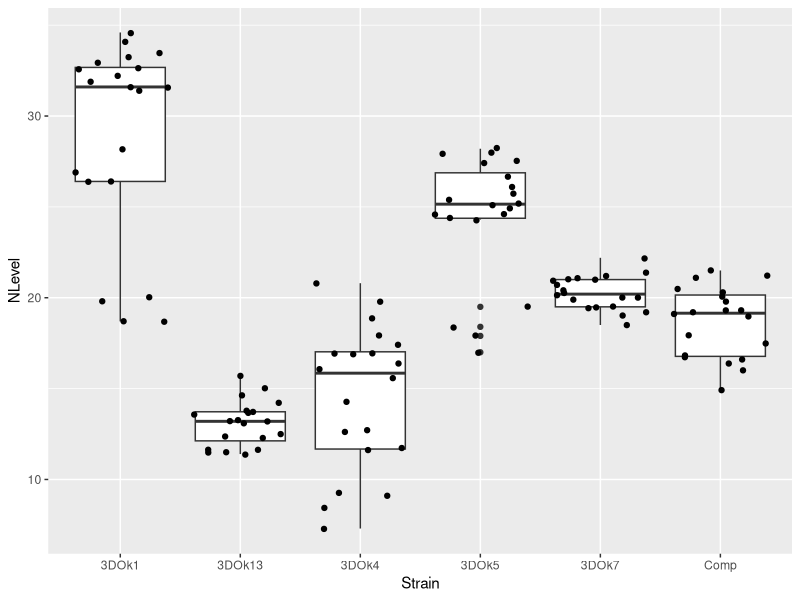
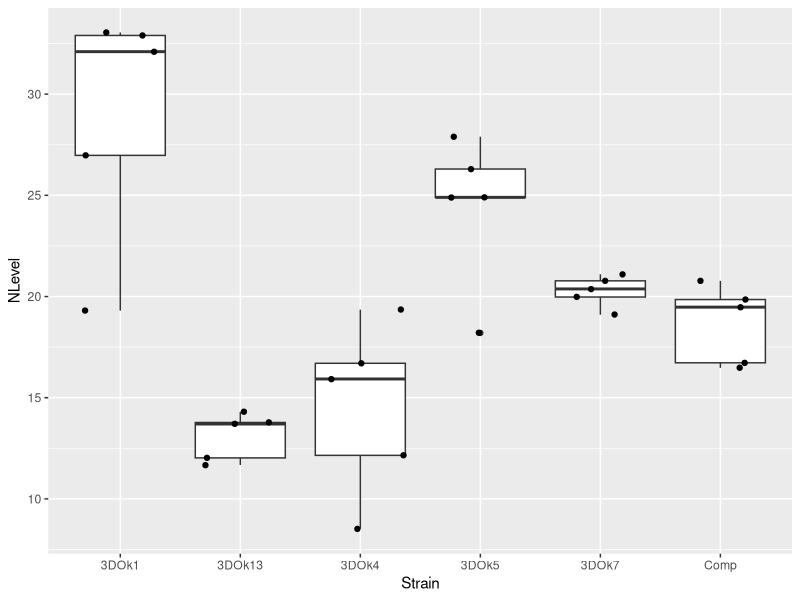
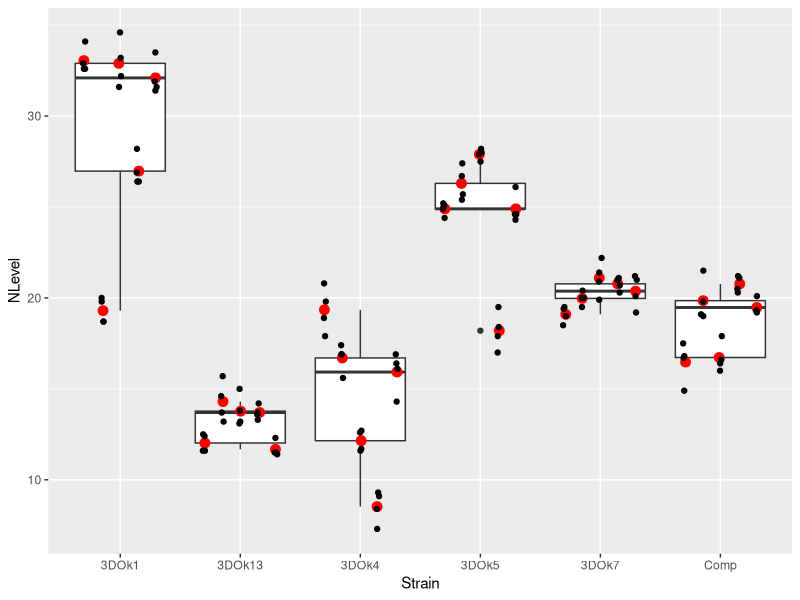
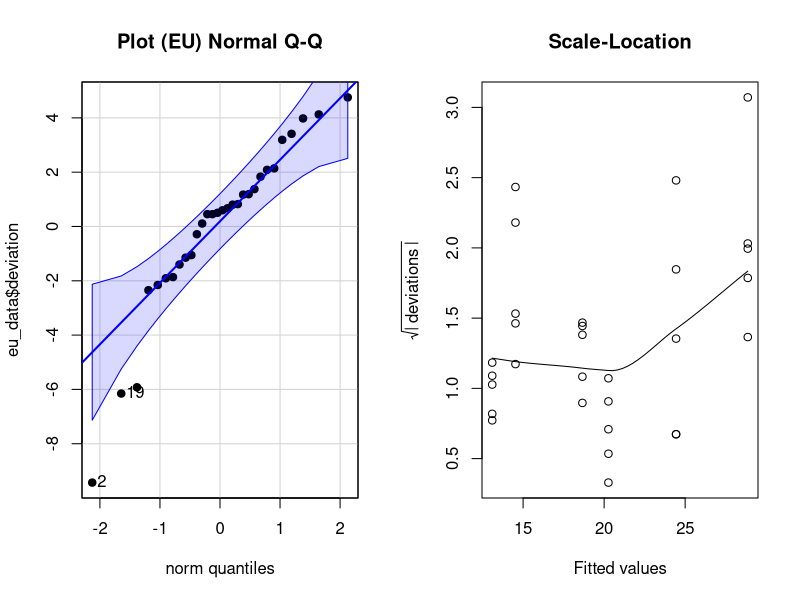
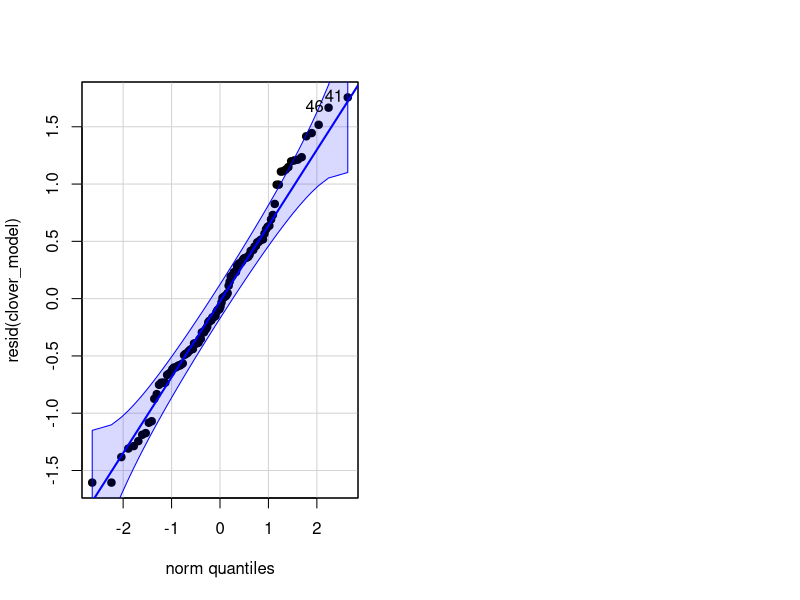

These figures' R source, in order:
## ---- chunk 1
# Necessary pacakges 
library(ggplot2) 
library(emmeans)
# the following 5 packages are new. You may have to install these using install.packages(c('car','lme4','lmerTest','pbkrtest','multcomp'))
library(car)
library(lme4)
library(lmerTest)
library(pbkrtest)
library(multcomp)
## ---- chunk 2
clover <- read.csv('Clover_data.csv')
str(clover)
## ---- chunk 3
unique(clover$Plot)
## ---- chunk 4
clover$Plot = factor(clover$Plot)
## ---- chunk 5
unique(clover$Sample)
## ---- chunk 6
table(clover$Sample,clover$Plot)
## ---- chunk 7
clover$Sample <- interaction(clover$Plot,clover$Sample,drop = TRUE)
## ---- chunk 8
str(clover)
## ---- chunk 9
# library(ggplot2) # use this line only if you haven't yet loaded ggplot2 in your session
ggplot(clover,aes(x=Strain,y=NLevel)) + geom_boxplot() + geom_jitter()
## ---- chunk 10
clover_means = aggregate(NLevel~Plot+Strain,clover,FUN = mean)
## ---- chunk 11
str(clover_means)
## ---- chunk 12
ggplot(clover_means,aes(x=Strain,y=NLevel)) + geom_boxplot() + geom_jitter()
## ---- chunk 13
ggplot(clover,aes(x=Strain,y=NLevel)) + 
  geom_boxplot(data=clover_means) +  
  geom_point(data = clover_means,aes(fill = Plot),color = 'red',position = position_jitterdodge(),size = 3) +
  geom_point(data = clover, aes(fill = Plot),position = position_jitterdodge()) + 
  theme(legend.position = 'none') 
## ---- chunk 14
clover_model <- lmer(NLevel ~ Strain + (1|Plot), data = clover)
## ---- chunk 15
# Step 1: Extract estimates of the experimental unit deviations
eu_data = aggregate(NLevel ~ Plot + Strain,clover,FUN = mean)  
  # this is like above - we're generating a new table with one row per plot
  # you'll have to adapt this for other experiments with other Variables
eu_data$deviation = ranef(clover_model)$Plot[clover_means$Plot,1] 
  # The key above is to substitute `Plot` for the name of your random experimental unit term above in both places
eu_data$fitted = predict(clover_model,newdata = eu_data,re.form = ~0)
  # This line you can use directly

# Step 2: Make QQplot and `Scale-Location` plot:
op = par(mfrow=c(1,2))  # two plots side-by-side
qqPlot(eu_data$deviation,main = 'Plot (EU) Normal Q-Q',pch=19)  # new qqplot function
scatter.smooth(eu_data$fitted,sqrt(abs(eu_data$deviation)),span = 1,main = 'Scale-Location',ylab = expression(sqrt(abs(' deviations '))),xlab = 'Fitted values')

# qqPlot(resid(clover.mod2), main = 'Residuals Normal Q-Q')
## ---- chunk 16
qqPlot(resid(clover_model),pch=19)
## ---- chunk 17
library(emmeans)
## ---- chunk 18
means_clover = emmeans(clover_model,specs = 'Strain', lmer.df = 'k')  # This preps an emmeans analysis, grouping by Strain
  # we give it a model (fit by lm() or lmer())
  # specs is the name of a variable to calculate over. In future examples, this will get more detailed
  # if our model is from lmer(), we include lmer.df = 'k'. 
summary(means_clover,level = 0.95,infer = c(T,F))  
  # set level (1-alpha) for the confidence intervals
  # infer = c(T,F) gives confidence intervals
  # infer = c(F,T) gives p-values intervals. Here these are testing against the null hypothesis that mu_i = 0
  # infer = c(T,T) gives both.
## ---- chunk 19
levels(clover$Strain)
## ---- chunk 20
differences_vs_control = contrast(means_clover,method = 'trt.vs.ctrl',ref = 6)  # ref = 6, because the control is the 6th Strain
summary(differences_vs_control,level = 0.95,infer = c(T,F))
## ---- chunk 21
pairwise_differences = contrast(means_clover,method = 'pairwise')
summary(pairwise_differences,level = 0.95,infer = c(T,F))
## ---- chunk 22
SED =  000 # replace by the correct number.
## ---- chunk 23
# Note: using qtukey is a bit different than qt. 
#   You also have to enter the number of groups (nmeans)
#   The value that you give out needs to be divided by sqrt(2)
#   The tukey distribution is "folded", so it counts negative and positive differences the same.
#   This means we use it like a one-sided distribution, and use p=alpha (instead of p=alpha/2) 
c_q = qtukey(p = 0.05,nmeans = 6,df = 24,lower.tail = F) / sqrt(2)
c_q
# instead, from the confidence interval of the first contrast above: (22.27416704-8.845833)/(2*SED)
## ---- chunk 24
MSD = c_q * SED
MSD
## ---- chunk 25
cld(means_clover,level = 0.95,Letters = letters)
## ---- chunk 26
VarCorr(clover_model)
## ---- chunk 27
# load data and view
clover_renamed <- read.csv("Clover_data_renamed.csv")
str(clover_renamed)
## ---- chunk 28
clover_model_v2 <- lmer(NLevel ~ Strain + (1|Plot), data = clover_renamed)

means_clover_v2 = emmeans(clover_model_v2,spec = 'Strain',lmer.df = 'k')
summary(means_clover_v2,level = 0.95,infer = c(T,F))
